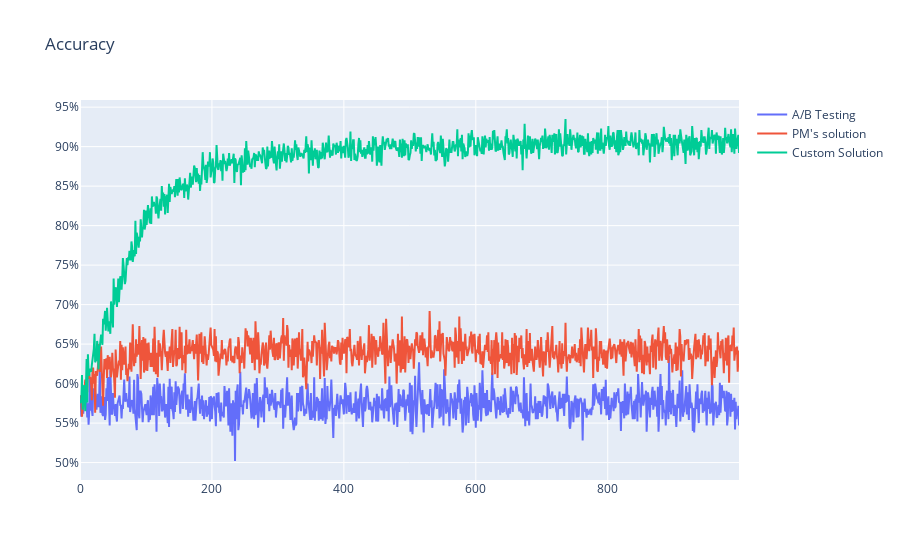

Notebook cell for this chart:
### Code cell
plot(mc, metric = "accuracy", title="Accuracy", is_marketing_name=True, is_percents = True).show()

### Figure 1 — Plotly figure (JSON) as saved in the notebook; plotly's stock layout.template omitted (floating-point values rounded to 4 significant figures; data arrays with more than 128 entries replaced by an {"elided": "..."} marker saying what was removed)
{"data": [{"mode": "lines", "name": "A/B Testing", "type": "scatter", "x": {"elided": "1000 int values"}, "y": {"elided": "1000 float values"}}, {"mode": "lines", "name": "PM's solution", "type": "scatter", "x": {"elided": "1000 int values"}, "y": {"elided": "1000 float values"}}, {"mode": "lines", "name": "Custom Solution", "type": "scatter", "x": {"elided": "1000 int values"}, "y": {"elided": "1000 float values"}}], "layout": {"autosize": true, "title": {"text": "Accuracy"}, "yaxis": {"tickformat": "0.0%"}}}
